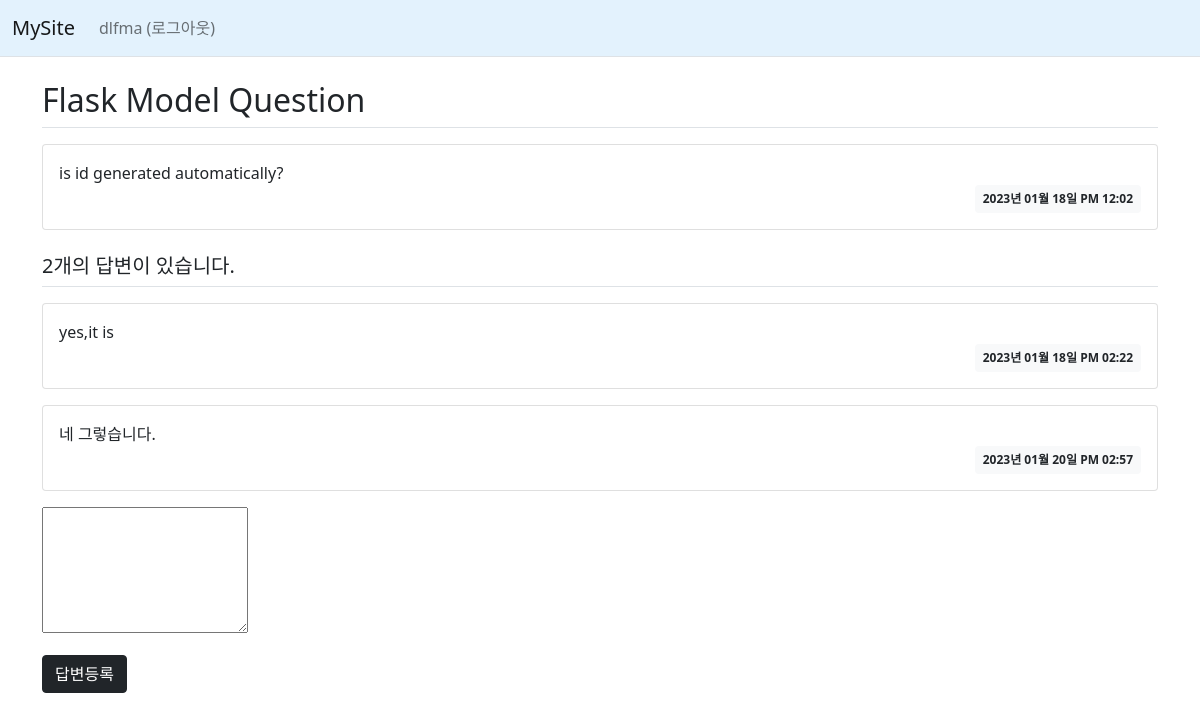
Screenshot of /question/detail/2/ (signed in) with the database file from the repository.
### mysite/models.py (models this page shows)
class User(db.Model):
    id = db.Column(db.Integer, primary_key=True)
    username = db.Column(db.String(150), unique=True, nullable=False)
    password = db.Column(db.String(200), nullable=False)
    email = db.Column(db.String(120), unique=True, nullable=False)

class Question(db.Model):
    id = db.Column(db.Integer, primary_key=True)
    subject = db.Column(db.String(200), nullable=False)
    content = db.Column(db.Text(), nullable=False)
    create_date = db.Column(db.DateTime(), nullable=False)

class Answer(db.Model):
    id = db.Column(db.Integer, primary_key=True)
    question_id = db.Column(db.Integer, db.ForeignKey('question.id', ondelete='CASCADE'))
    question = db.relationship('Question', backref=db.backref('answer_set'))
    content = db.Column(db.Text(), nullable=False)
    create_date = db.Column(db.DateTime(), nullable=False)

### mysite/views/question_views.py (the view)
@bp.route('/detail/<int:question_id>/')
def detail(question_id):
    question = Question.query.get_or_404(question_id)
    return render_template('question/question_detail.html', question=question)

### mysite/filter.py (called while the page is built)
def format_datetime(value, fmt='%Y년 %m월 %d일 %p %I:%M'):
    return value.strftime(fmt)

### mysite/views/auth_views.py (called while the page is built)
@bp.before_app_request
def load_logged_in_user():
    user_id = session.get('user_id')
    if user_id is None:
        g.user = None
    else:
        g.user = User.query.get(user_id)

### mysite/templates/question/question_detail.html
{% extends 'base.html' %}
{% block content %}
<div class="container my-3">
    <h2 class="border-bottom py-2">{{ question.subject }}</h2>
    <div class="card my-3">
        <div class="card-body">
            <div class="card-text" style="white-space: pre-line;">{{ question.content }}</div>
            <div class="d-flex justify-content-end">
                <div class="badge bg-light text-dark p-2">
                    {{ question.create_date|datetime }}
                </div>
            </div>
        </div>
    </div>
    <h5 class="border-bottom my-3 py-2">{{ question.answer_set|length }}개의 답변이 있습니다.</h5>
    {% for answer in question.answer_set %}
    <div class="card my-3">
        <div class="card-body">
            <div class="card-text" style="white-space: pre-line;">{{ answer.content }}</div>
            <div class="d-flex justify-content-end">
                <div class="badge bg-light text-dark p-2">
                    {{ answer.create_date|datetime }}
                </div>
            </div>
        </div>
    </div>
    {% endfor %}
    <form action="{{ url_for('answer.create', question_id=question.id) }}" method="post">
        <div class="mb-3">
            <textarea name="content" id="content" rows="5"></textarea>
        </div>
    <input type="submit" value="답변등록" class="btn btn-dark">
    </form>
</div>
{% endblock %}

### mysite/templates/navbar.html (shortened to what this page needs)
<!DOCTYPE html>
<html lang="en">
<head>
</head>
<body>
<nav class="navbar navbar-expand-lg navbar-light border-bottom", style="background-color: #e3f2fd;">
    <div class="container-fluid">
        <a class="navbar-brand" href="{{ url_for('main.hello_world') }}">MySite</a>
        <div class="collapse navbar-collapse" id="navbarSupportedContent">
            {% if g.user %}
            <ul class="navbar-nav">
                <li class="nav-item ">
                    <a class="nav-link" href="{{ url_for('auth.logout') }}">{{ g.user.username }} (로그아웃)</a>
                </li>
            </ul>
            {% endif %}
        </div>
    </div>
</nav>
</body>
</html>

### mysite/static/style.css (style rules this page uses)
a { text-decoration:none; color: inherit; }

### rows the page displays
User: user.username "dlfma"
Question: subject "Flask Model Question", content "is id generated automatically?", create_date "2023년 01월 18일 PM 12:02"
Answer: content "yes,it is", create_date "2023년 01월 18일 PM 02:22"
Answer: content "네 그렇습니다.", create_date "2023년 01월 20일 PM 02:57"

### other values shown
{{ question.answer_set|length }} "2"
